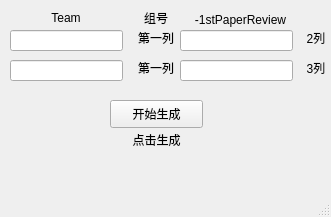
<?xml version="1.0" encoding="UTF-8"?>
<ui version="4.0">
 <class>MainWindow</class>
 <widget class="QMainWindow" name="MainWindow">
  <property name="geometry">
   <rect>
    <x>0</x>
    <y>0</y>
    <width>331</width>
    <height>217</height>
   </rect>
  </property>
  <property name="windowTitle">
   <string>Download&amp;Rename</string>
  </property>
  <widget class="QWidget" name="centralwidget">
   <widget class="QPushButton" name="pushButton">
    <property name="geometry">
     <rect>
      <x>110</x>
      <y>100</y>
      <width>93</width>
      <height>28</height>
     </rect>
    </property>
    <property name="text">
     <string>开始生成</string>
    </property>
   </widget>
   <widget class="QLabel" name="label">
    <property name="geometry">
     <rect>
      <x>120</x>
      <y>30</y>
      <width>72</width>
      <height>15</height>
     </rect>
    </property>
    <property name="sizePolicy">
     <sizepolicy hsizetype="Preferred" vsizetype="Preferred">
      <horstretch>0</horstretch>
      <verstretch>0</verstretch>
     </sizepolicy>
    </property>
    <property name="text">
     <string>第一列</string>
    </property>
    <property name="alignment">
     <set>Qt::AlignCenter</set>
    </property>
   </widget>
   <widget class="QLineEdit" name="lineEdit">
    <property name="geometry">
     <rect>
      <x>10</x>
      <y>30</y>
      <width>113</width>
      <height>21</height>
     </rect>
    </property>
   </widget>
   <widget class="QLineEdit" name="lineEdit_2">
    <property name="geometry">
     <rect>
      <x>180</x>
      <y>30</y>
      <width>113</width>
      <height>21</height>
     </rect>
    </property>
   </widget>
   <widget class="QLabel" name="label_2">
    <property name="geometry">
     <rect>
      <x>21</x>
      <y>130</y>
      <width>271</width>
      <height>20</height>
     </rect>
    </property>
    <property name="text">
     <string>点击生成</string>
    </property>
    <property name="alignment">
     <set>Qt::AlignCenter</set>
    </property>
   </widget>
   <widget class="QLabel" name="label_3">
    <property name="geometry">
     <rect>
      <x>30</x>
      <y>10</y>
      <width>72</width>
      <height>15</height>
     </rect>
    </property>
    <property name="text">
     <string>Team</string>
    </property>
    <property name="alignment">
     <set>Qt::AlignCenter</set>
    </property>
   </widget>
   <widget class="QLabel" name="label_4">
    <property name="geometry">
     <rect>
      <x>190</x>
      <y>10</y>
      <width>101</width>
      <height>20</height>
     </rect>
    </property>
    <property name="text">
     <string>-1stPaperReview</string>
    </property>
    <property name="alignment">
     <set>Qt::AlignCenter</set>
    </property>
   </widget>
   <widget class="QLabel" name="label_5">
    <property name="geometry">
     <rect>
      <x>120</x>
      <y>10</y>
      <width>72</width>
      <height>15</height>
     </rect>
    </property>
    <property name="text">
     <string>组号</string>
    </property>
    <property name="alignment">
     <set>Qt::AlignCenter</set>
    </property>
   </widget>
   <widget class="QLineEdit" name="lineEdit_3">
    <property name="geometry">
     <rect>
      <x>10</x>
      <y>60</y>
      <width>113</width>
      <height>21</height>
     </rect>
    </property>
   </widget>
   <widget class="QLineEdit" name="lineEdit_4">
    <property name="geometry">
     <rect>
      <x>180</x>
      <y>60</y>
      <width>113</width>
      <height>21</height>
     </rect>
    </property>
   </widget>
   <widget class="QLabel" name="label_6">
    <property name="geometry">
     <rect>
      <x>120</x>
      <y>60</y>
      <width>72</width>
      <height>15</height>
     </rect>
    </property>
    <property name="sizePolicy">
     <sizepolicy hsizetype="Preferred" vsizetype="Preferred">
      <horstretch>0</horstretch>
      <verstretch>0</verstretch>
     </sizepolicy>
    </property>
    <property name="text">
     <string>第一列</string>
    </property>
    <property name="alignment">
     <set>Qt::AlignCenter</set>
    </property>
   </widget>
   <widget class="QLabel" name="label_7">
    <property name="geometry">
     <rect>
      <x>280</x>
      <y>30</y>
      <width>72</width>
      <height>15</height>
     </rect>
    </property>
    <property name="sizePolicy">
     <sizepolicy hsizetype="Preferred" vsizetype="Preferred">
      <horstretch>0</horstretch>
      <verstretch>0</verstretch>
     </sizepolicy>
    </property>
    <property name="text">
     <string>2列</string>
    </property>
    <property name="alignment">
     <set>Qt::AlignCenter</set>
    </property>
   </widget>
   <widget class="QLabel" name="label_8">
    <property name="geometry">
     <rect>
      <x>280</x>
      <y>60</y>
      <width>72</width>
      <height>15</height>
     </rect>
    </property>
    <property name="sizePolicy">
     <sizepolicy hsizetype="Preferred" vsizetype="Preferred">
      <horstretch>0</horstretch>
      <verstretch>0</verstretch>
     </sizepolicy>
    </property>
    <property name="text">
     <string>3列</string>
    </property>
    <property name="alignment">
     <set>Qt::AlignCenter</set>
    </property>
   </widget>
  </widget>
  <widget class="QMenuBar" name="menubar">
   <property name="geometry">
    <rect>
     <x>0</x>
     <y>0</y>
     <width>331</width>
     <height>26</height>
    </rect>
   </property>
  </widget>
  <widget class="QStatusBar" name="statusbar"/>
 </widget>
 <resources/>
 <connections/>
</ui>
